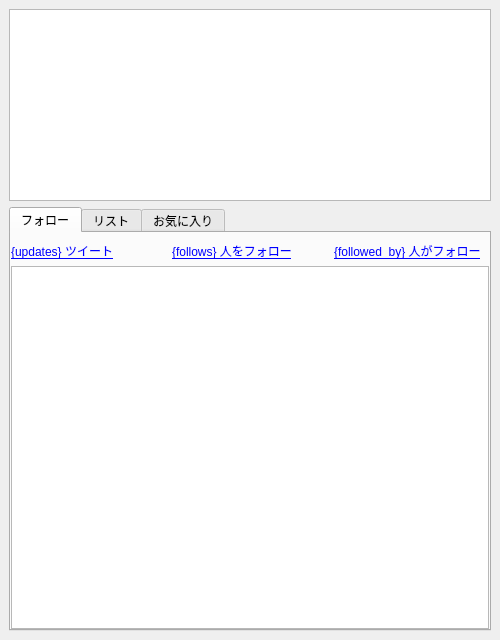
<?xml version="1.0" encoding="UTF-8"?>
<ui version="4.0">
 <class>Dialog</class>
 <widget class="QDialog" name="Dialog">
  <property name="geometry">
   <rect>
    <x>0</x>
    <y>0</y>
    <width>500</width>
    <height>640</height>
   </rect>
  </property>
  <property name="windowTitle">
   <string>@{screen_name} - とにかくシンプルな Twitter クライアント</string>
  </property>
  <property name="styleSheet">
   <string notr="true"/>
  </property>
  <layout class="QGridLayout" name="gridLayout" rowstretch="0,1">
   <property name="horizontalSpacing">
    <number>0</number>
   </property>
   <property name="verticalSpacing">
    <number>6</number>
   </property>
   <property name="margin">
    <number>9</number>
   </property>
   <item row="0" column="0">
    <widget class="QStatusBrowser" name="textBrowserUser">
     <property name="openLinks">
      <bool>false</bool>
     </property>
    </widget>
   </item>
   <item row="1" column="0">
    <widget class="QTabWidget" name="tabWidget">
     <property name="currentIndex">
      <number>0</number>
     </property>
     <property name="iconSize">
      <size>
       <width>32</width>
       <height>32</height>
      </size>
     </property>
     <widget class="QWidget" name="tabFollow">
      <attribute name="icon">
       <iconset resource="twclient.qrc">
        <normaloff>:/resource/illvelo-32x32.png</normaloff>:/resource/illvelo-32x32.png</iconset>
      </attribute>
      <attribute name="title">
       <string>フォロー</string>
      </attribute>
      <layout class="QVBoxLayout" name="verticalLayout_2">
       <property name="leftMargin">
        <number>0</number>
       </property>
       <property name="rightMargin">
        <number>0</number>
       </property>
       <property name="bottomMargin">
        <number>0</number>
       </property>
       <item>
        <layout class="QHBoxLayout" name="horizontalLayout">
         <item>
          <widget class="QLabel" name="labelUpdates">
           <property name="text">
            <string>&lt;a href=&quot;updates&quot;&gt;{updates} ツイート&lt;/a&gt;</string>
           </property>
          </widget>
         </item>
         <item>
          <widget class="QLabel" name="labelFollows">
           <property name="text">
            <string>&lt;a href=&quot;follows&quot;&gt;{follows} 人をフォロー&lt;/a&gt;</string>
           </property>
          </widget>
         </item>
         <item>
          <widget class="QLabel" name="labelFollowedBy">
           <property name="text">
            <string>&lt;a href=&quot;followed_by&quot;&gt;{followed_by} 人がフォロー&lt;/a&gt;</string>
           </property>
          </widget>
         </item>
        </layout>
       </item>
       <item>
        <widget class="QStackedWidget" name="stackedWidgetFollower">
         <property name="currentIndex">
          <number>1</number>
         </property>
         <widget class="QWidget" name="pageStatusUpdates">
          <layout class="QVBoxLayout" name="verticalLayout_8">
           <property name="margin">
            <number>0</number>
           </property>
           <item>
            <widget class="QStatusBrowser" name="textBrowserStatusUpdates">
             <property name="openLinks">
              <bool>false</bool>
             </property>
            </widget>
           </item>
          </layout>
         </widget>
         <widget class="QWidget" name="pageFollows">
          <layout class="QVBoxLayout" name="verticalLayout_3">
           <property name="margin">
            <number>0</number>
           </property>
           <item>
            <widget class="UserItemBrowser" name="textBrowserFollows">
             <property name="openLinks">
              <bool>false</bool>
             </property>
            </widget>
           </item>
          </layout>
         </widget>
         <widget class="QWidget" name="pageFollowedBy">
          <layout class="QVBoxLayout" name="verticalLayout_6">
           <property name="margin">
            <number>0</number>
           </property>
           <item>
            <widget class="UserItemBrowser" name="textBrowserFollowedBy">
             <property name="openLinks">
              <bool>false</bool>
             </property>
            </widget>
           </item>
          </layout>
         </widget>
        </widget>
       </item>
      </layout>
     </widget>
     <widget class="QWidget" name="tabList">
      <attribute name="icon">
       <iconset resource="twclient.qrc">
        <normaloff>:/resource/illvelo-32x32.png</normaloff>:/resource/illvelo-32x32.png</iconset>
      </attribute>
      <attribute name="title">
       <string>リスト</string>
      </attribute>
      <layout class="QVBoxLayout" name="verticalLayout_5">
       <property name="leftMargin">
        <number>0</number>
       </property>
       <property name="rightMargin">
        <number>0</number>
       </property>
       <property name="bottomMargin">
        <number>0</number>
       </property>
       <item>
        <layout class="QHBoxLayout" name="horizontalLayout_2">
         <item>
          <widget class="QLabel" name="labelLists">
           <property name="text">
            <string>&lt;a href=&quot;lists&quot;&gt;公開リスト&lt;/a&gt;</string>
           </property>
          </widget>
         </item>
         <item>
          <widget class="QLabel" name="labelListedBy">
           <property name="text">
            <string>&lt;a href=&quot;listed_by&quot;&gt;{listed_by} 個のリストにいる&lt;/a&gt;</string>
           </property>
          </widget>
         </item>
        </layout>
       </item>
       <item>
        <widget class="QStackedWidget" name="stackedWidgetList">
         <property name="currentIndex">
          <number>0</number>
         </property>
         <widget class="QWidget" name="pageLists">
          <layout class="QVBoxLayout" name="verticalLayout_4">
           <property name="margin">
            <number>0</number>
           </property>
           <item>
            <widget class="ListItemBrowser" name="textBrowserLists">
             <property name="openLinks">
              <bool>false</bool>
             </property>
            </widget>
           </item>
          </layout>
         </widget>
         <widget class="QWidget" name="pageListedBy">
          <layout class="QVBoxLayout" name="verticalLayout_7">
           <property name="margin">
            <number>0</number>
           </property>
           <item>
            <widget class="ListItemBrowser" name="textBrowserListedBy">
             <property name="openLinks">
              <bool>false</bool>
             </property>
            </widget>
           </item>
          </layout>
         </widget>
        </widget>
       </item>
      </layout>
     </widget>
     <widget class="QWidget" name="tabFav">
      <attribute name="icon">
       <iconset resource="twclient.qrc">
        <normaloff>:/resource/illvelo-32x32.png</normaloff>:/resource/illvelo-32x32.png</iconset>
      </attribute>
      <attribute name="title">
       <string>お気に入り</string>
      </attribute>
      <layout class="QVBoxLayout" name="verticalLayout">
       <property name="margin">
        <number>0</number>
       </property>
       <item>
        <widget class="QStatusBrowser" name="textBrowserFav">
         <property name="openLinks">
          <bool>false</bool>
         </property>
        </widget>
       </item>
      </layout>
     </widget>
    </widget>
   </item>
  </layout>
 </widget>
 <customwidgets>
  <customwidget>
   <class>QStatusBrowser</class>
   <extends>QTextBrowser</extends>
   <header>qstatusbrowser.h</header>
  </customwidget>
  <customwidget>
   <class>UserItemBrowser</class>
   <extends>QTextBrowser</extends>
   <header>useritembrowser.h</header>
  </customwidget>
  <customwidget>
   <class>ListItemBrowser</class>
   <extends>QTextBrowser</extends>
   <header>listitembrowser.h</header>
  </customwidget>
 </customwidgets>
 <tabstops>
  <tabstop>textBrowserUser</tabstop>
  <tabstop>tabWidget</tabstop>
  <tabstop>textBrowserFav</tabstop>
 </tabstops>
 <resources>
  <include location="twclient.qrc"/>
 </resources>
 <connections>
  <connection>
   <sender>labelFollows</sender>
   <signal>linkActivated(QString)</signal>
   <receiver>Dialog</receiver>
   <slot>onLinkActivated()</slot>
   <hints>
    <hint type="sourcelabel">
     <x>133</x>
     <y>262</y>
    </hint>
    <hint type="destinationlabel">
     <x>249</x>
     <y>319</y>
    </hint>
   </hints>
  </connection>
  <connection>
   <sender>labelFollowedBy</sender>
   <signal>linkActivated(QString)</signal>
   <receiver>Dialog</receiver>
   <slot>onLinkActivated()</slot>
   <hints>
    <hint type="sourcelabel">
     <x>365</x>
     <y>262</y>
    </hint>
    <hint type="destinationlabel">
     <x>249</x>
     <y>319</y>
    </hint>
   </hints>
  </connection>
  <connection>
   <sender>labelLists</sender>
   <signal>linkActivated(QString)</signal>
   <receiver>Dialog</receiver>
   <slot>onLinkActivated()</slot>
   <hints>
    <hint type="sourcelabel">
     <x>69</x>
     <y>270</y>
    </hint>
    <hint type="destinationlabel">
     <x>249</x>
     <y>319</y>
    </hint>
   </hints>
  </connection>
  <connection>
   <sender>labelListedBy</sender>
   <signal>linkActivated(QString)</signal>
   <receiver>Dialog</receiver>
   <slot>onLinkActivated()</slot>
   <hints>
    <hint type="sourcelabel">
     <x>69</x>
     <y>270</y>
    </hint>
    <hint type="destinationlabel">
     <x>249</x>
     <y>319</y>
    </hint>
   </hints>
  </connection>
  <connection>
   <sender>labelUpdates</sender>
   <signal>linkActivated(QString)</signal>
   <receiver>Dialog</receiver>
   <slot>onLinkActivated()</slot>
   <hints>
    <hint type="sourcelabel">
     <x>95</x>
     <y>262</y>
    </hint>
    <hint type="destinationlabel">
     <x>249</x>
     <y>319</y>
    </hint>
   </hints>
  </connection>
 </connections>
 <slots>
  <slot>onLinkActivated()</slot>
 </slots>
</ui>
